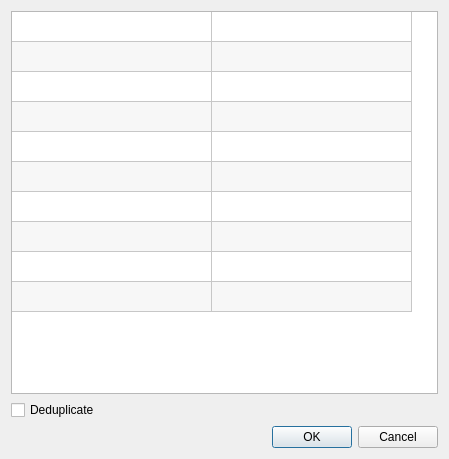
<?xml version="1.0" encoding="UTF-8"?>
<ui version="4.0">
 <class>loggingForm</class>
 <widget class="QDialog" name="loggingForm">
  <property name="windowModality">
   <enum>Qt::WindowModal</enum>
  </property>
  <property name="geometry">
   <rect>
    <x>0</x>
    <y>0</y>
    <width>449</width>
    <height>459</height>
   </rect>
  </property>
  <property name="windowTitle">
   <string>Logging Selector</string>
  </property>
  <layout class="QVBoxLayout" name="verticalLayout">
   <item>
    <widget class="QTableWidget" name="maskTableWidget">
     <property name="alternatingRowColors">
      <bool>true</bool>
     </property>
     <property name="rowCount">
      <number>10</number>
     </property>
     <property name="columnCount">
      <number>2</number>
     </property>
     <attribute name="horizontalHeaderVisible">
      <bool>false</bool>
     </attribute>
     <attribute name="horizontalHeaderDefaultSectionSize">
      <number>200</number>
     </attribute>
     <attribute name="horizontalHeaderHighlightSections">
      <bool>false</bool>
     </attribute>
     <attribute name="horizontalHeaderMinimumSectionSize">
      <number>200</number>
     </attribute>
     <attribute name="verticalHeaderVisible">
      <bool>false</bool>
     </attribute>
     <row/>
     <row/>
     <row/>
     <row/>
     <row/>
     <row/>
     <row/>
     <row/>
     <row/>
     <row/>
     <column/>
     <column/>
    </widget>
   </item>
   <item>
    <widget class="QCheckBox" name="deduplicateCheckBox">
     <property name="text">
      <string>Deduplicate</string>
     </property>
    </widget>
   </item>
   <item>
    <widget class="QDialogButtonBox" name="buttonBox">
     <property name="orientation">
      <enum>Qt::Horizontal</enum>
     </property>
     <property name="standardButtons">
      <set>QDialogButtonBox::Cancel|QDialogButtonBox::Ok</set>
     </property>
    </widget>
   </item>
  </layout>
 </widget>
 <resources/>
 <connections>
  <connection>
   <sender>buttonBox</sender>
   <signal>accepted()</signal>
   <receiver>loggingForm</receiver>
   <slot>accept()</slot>
   <hints>
    <hint type="sourcelabel">
     <x>248</x>
     <y>254</y>
    </hint>
    <hint type="destinationlabel">
     <x>157</x>
     <y>274</y>
    </hint>
   </hints>
  </connection>
  <connection>
   <sender>buttonBox</sender>
   <signal>rejected()</signal>
   <receiver>loggingForm</receiver>
   <slot>reject()</slot>
   <hints>
    <hint type="sourcelabel">
     <x>316</x>
     <y>260</y>
    </hint>
    <hint type="destinationlabel">
     <x>286</x>
     <y>274</y>
    </hint>
   </hints>
  </connection>
 </connections>
</ui>
